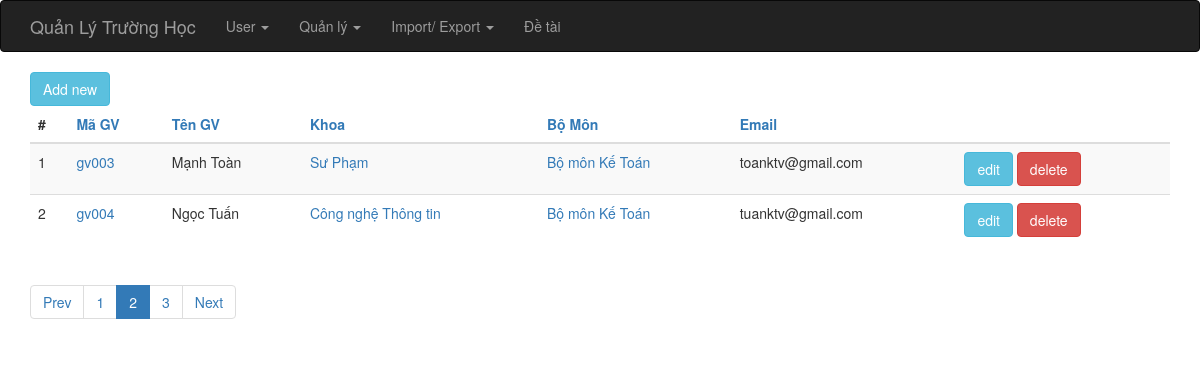
The page /index.php?op=gv_list?pages=3&start=2 on the database its author committed.
### tables this page shows
CREATE TABLE IF NOT EXISTS `giang_vien` (
  `id` int(6) unsigned NOT NULL AUTO_INCREMENT,
  `ma_giang_vien` varchar(255) NOT NULL,
  `ho_ten` varchar(255) NOT NULL,
  `khoa_id` int(6) DEFAULT NULL,
  `bo_mon_id` int(6) DEFAULT NULL,
  `email` varchar(255) DEFAULT NULL,
  PRIMARY KEY (`id`)
);

CREATE TABLE IF NOT EXISTS `khoa` (
  `id` int(6) unsigned NOT NULL AUTO_INCREMENT,
  `ten_khoa` varchar(255) NOT NULL,
  PRIMARY KEY (`id`)
);

CREATE TABLE IF NOT EXISTS `bo_mon` (
  `id` int(6) unsigned NOT NULL AUTO_INCREMENT,
  `ten_mon` varchar(255) NOT NULL,
  `mota` text,
  `khoa_id` int(6) DEFAULT NULL,
  PRIMARY KEY (`id`)
);

### index.php (called while the page is built, shortened)
<?php
require_once 'controller/IndexController.php';
$controller = new IndexController();
$controller->handleRequest();
?>

### model/BoMonGateway.php (called while the page is built, shortened)
<?php
class BoMonGateway {
    public function selectAll($order, $start, $limit) {
        $dbOrder =  mysql_real_escape_string($order);
        $dbres = mysql_query("SELECT * FROM bo_mon ORDER BY $dbOrder ASC limit {$start},{$limit}");
        $data = array();
        while ( ($obj = mysql_fetch_object($dbres)) != NULL ) {
            $data[] = $obj;
        }
        return $data;
    }
}
?>

### model/BoMonService.php (called while the page is built, shortened)
<?php
require_once 'model/BoMonGateway.php';
class BoMonService {
    private $index = NULL;
    private $bomonGateway    = NULL;
    public function __construct() {
        $this->index = new IndexService();
        $this->bomonGateway = new bomonGateway();
    }
    public function getAll($order, $start, $limit) {
        try {
            $this->index->openDb();
            $res = $this->bomonGateway->selectAll($order, $start, $limit);
            $this->index->closeDb();
            return $res;
        } catch (Exception $e) {
            $this->index->closeDb();
            throw $e;
        }
    }
}
?>

### model/GVGateway.php (called while the page is built, shortened)
<?php
class GVGateway {
    public function allRecord() {
        $dbres = mysql_query("SELECT * FROM giang_vien");
        return mysql_num_rows($dbres);
    }
    public function selectAll($order, $start, $limit) {
        if ( !isset($order) ) {
            $order = "ma_giang_vien";
        }
        $dbOrder =  mysql_real_escape_string($order);
        $dbres = mysql_query("SELECT * FROM giang_vien ORDER BY $dbOrder ASC limit {$start},{$limit}");
        $data = array();
        while ( ($obj = mysql_fetch_object($dbres)) != NULL ) {
            $data[] = $obj;
        }
        return $data;
    }
}
?>

### model/GVService.php (called while the page is built, shortened)
<?php
require_once 'model/GVGateway.php';
class GVService {
    private $index = NULL;
    private $GVGateway    = NULL;
    public function __construct() {
        $this->index = new IndexService();
        $this->GVGateway = new GVGateway();
    }
    public function totalRecord()
    {
        try {
            $this->index->openDb();
            $res = $this->GVGateway->allRecord();
            $this->index->closeDb();
            return $res;
        } catch (Exception $e) {
            $this->index->closeDb();
            throw $e;
        }
    }
    public function getAll($order, $start, $limit) {
        try {
            $this->index->openDb();
            $res = $this->GVGateway->selectAll($order, $start, $limit);
            $this->index->closeDb();
            return $res;
        } catch (Exception $e) {
            $this->index->closeDb();
            throw $e;
        }
    }
}
?>

### model/KhoaService.php (called while the page is built, shortened)
<?php
require_once 'model/KhoaGateway.php';
class KhoaService {
    private $index = NULL;
    private $khoaGateway    = NULL;
    public function __construct() {
        $this->index = new IndexService();
        $this->khoaGateway = new KhoaGateway();
    }
    public function getAll($order, $start, $limit) {
        try {
            $this->index->openDb();
            $res = $this->khoaGateway->selectAll($order, $start, $limit);
            $this->index->closeDb();
            return $res;
        } catch (Exception $e) {
            $this->index->closeDb();
            throw $e;
        }
    }
}
?>

### model/KhoaGateway.php (called while the page is built, shortened)
<?php
class KhoaGateway {
    public function selectAll($order, $start, $limit) {
        $dbOrder =  mysql_real_escape_string($order);
        $dbres = mysql_query("SELECT * FROM khoa ORDER BY $dbOrder ASC limit {$start},{$limit}");
        $data = array();
        while ( ($obj = mysql_fetch_object($dbres)) != NULL ) {
            $data[] = $obj;
        }
        return $data;
    }
}
?>

### view/giangvien/list.php (the view)
<?php require_once(realpath($_SERVER["DOCUMENT_ROOT"]) .'/school/view/include/header.php');?>
<?php
    $Pagination = new Pagination();
?>
<div class="container">
    <div><a href="index.php?op=gv_new" class="btn btn-info">Add new</a></div>
    <?php if ( count($data) > 0 ) { ?>
    <table class="table table-striped">
        <thead>
        <tr>
            <th>#</th>
            <th><a href="?op=gv_list&orderby=ma_giang_vien">Mã GV</a></th>
            <th><a href="?op=gv_list&orderby=ho_ten">Tên GV</a></th>
            <th><a href="?op=gv_list&orderby=khoa_id">Khoa</a></th>
            <th><a href="?op=gv_list&orderby=bo_mon_id">Bộ Môn</a></th>
            <th><a href="?op=gv_list&orderby=email">Email</a></th>
            <th>&nbsp;</th>
        </tr>
        </thead>
        <tbody>
        <?php $i = 0; foreach ($data as $item): $i++;?>
            <tr>
                <td><?php echo $i;?></td>
                <td><a href="index.php?op=gv_show&id=<?php echo $item->id; ?>"><?php echo $item->ma_giang_vien; ?></a></td>
                <td><?php echo $item->ho_ten?></td>
                <td>
                    <a href="index.php?op=khoa_show&id=<?php echo $item->khoa_id; ?>">
                        <?php foreach ($khoaList as $khoa) {
                            if ( $item->khoa_id == $khoa->id ) {
                                echo $khoa->ten_khoa;
                            }
                        }; ?>
                    </a>
                </td>
                <td>
                    <a href="index.php?op=bomon_show&id=<?php echo $item->bo_mon_id; ?>">
                        <?php foreach ($BMList as $bm) {
                            if ( $item->bo_mon_id == $bm->id ) {
                                echo $bm->ten_mon;
                            }
                        }; ?>
                    </a>
                </td>
                <td><?php echo $item->email; ?></td>
                <td>
                    <a href="index.php?op=gv_edit&id=<?php echo $item->id; ?>" class="btn btn-info">edit</a>
                    <a href="index.php?op=gv_delete&id=<?php echo $item->id; ?>" class="btn btn-danger" onclick="return checkDel()">delete</a>
                </td>
            </tr>
        <?php endforeach; ?>
        </tbody>
    </table>
    <ul class="pagination">
        <?php echo $Pagination->listPages($totalPages); ?>
    </ul>
    <?php } else { ?>
        <h5>Empty list.</h5>
    <?php } ?>
</div>
<?php require_once(realpath($_SERVER["DOCUMENT_ROOT"]) .'/school/view/include/footer.php');?>

### libs/css/style.css (style rules this page uses)
html, body { height: 100%; }
.page-wrap .container { background: #fff; }

### rows shown on the page
giang_vien: ma_giang_vien "gv003", ho_ten "Mạnh Toàn", email "toanktv@gmail.com"
khoa: ten_khoa "Sư Phạm"
bo_mon: ten_mon "Bộ môn Kế Toán"
giang_vien: ma_giang_vien "gv004", ho_ten "Ngọc Tuấn", email "tuanktv@gmail.com"
khoa: ten_khoa "Công nghệ Thông tin"
